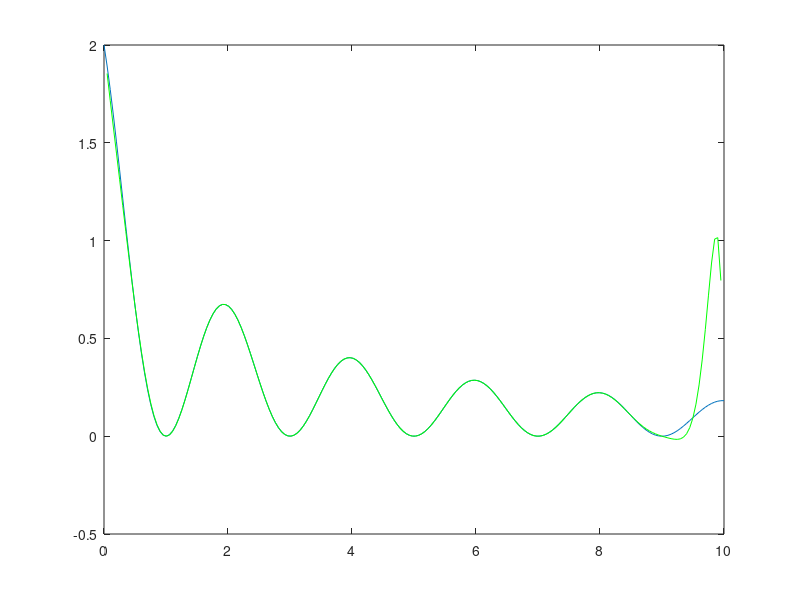

Source code (MATLAB):
clear 

function a_i = compute_A_i(i,x)
  m = length(x);
  p = 1;
  for j = 1:m
    if i~=j
      p = p*(x(i)-x(j));
    endif
  end
  a_i = 1/p;
endfunction

function L = lagrange(x,y,xx)  
  m = length(x);
  P = zeros(1,m);
  N = length(xx);
  L = zeros(1,N);
  for j = 1:N
    s1 = 0;
    s2 = 0;
    for i = 1:m
      P(i) = compute_A_i(i,x);
      s1 = s1 + P(i)*y(i)/(xx(j)-x(i));
      s2 = s2 + P(i)/(xx(j)-x(i));
    endfor
  L(j) = s1/s2;
  end
endfunction

f = @(a) (1 + cos(pi*a)) ./ (1 + a);

x = linspace(0, 10, 21); ## take the 21 points
y = f(x);

xx = linspace(0, 10, 200);  

plot(xx, f(xx));  ## plot initial function 
hold on;

L = lagrange(x, y, xx);

plot(xx, L,'g'); 